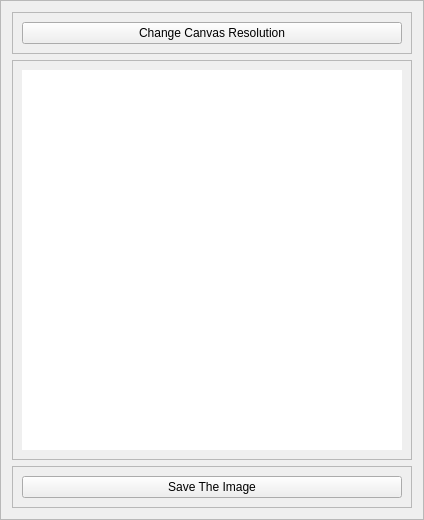
           <widget class="QFrame" name="frame_16">
            <property name="frameShape">
             <enum>QFrame::StyledPanel</enum>
            </property>
            <property name="frameShadow">
             <enum>QFrame::Raised</enum>
            </property>
            <layout class="QVBoxLayout" name="verticalLayout_4">
             <item>
              <widget class="QFrame" name="frame_22">
               <property name="frameShape">
                <enum>QFrame::StyledPanel</enum>
               </property>
               <property name="frameShadow">
                <enum>QFrame::Raised</enum>
               </property>
               <layout class="QHBoxLayout" name="horizontalLayout_16">
                <item>
                 <widget class="QPushButton" name="canvas_resolution_button">
                  <property name="text">
                   <string>Change Canvas Resolution</string>
                  </property>
                 </widget>
                </item>
               </layout>
              </widget>
             </item>
             <item>
              <widget class="QFrame" name="visualizer_parent_frame">
               <property name="minimumSize">
                <size>
                 <width>400</width>
                 <height>400</height>
                </size>
               </property>
               <property name="frameShape">
                <enum>QFrame::StyledPanel</enum>
               </property>
               <property name="frameShadow">
                <enum>QFrame::Raised</enum>
               </property>
               <layout class="QHBoxLayout" name="horizontalLayout_15">
                <item>
                 <widget class="QGraphicsView" name="visualizer">
                  <property name="frameShape">
                   <enum>QFrame::NoFrame</enum>
                  </property>
                  <property name="frameShadow">
                   <enum>QFrame::Sunken</enum>
                  </property>
                  <property name="lineWidth">
                   <number>5</number>
                  </property>
                  <property name="midLineWidth">
                   <number>5</number>
                  </property>
                  <property name="verticalScrollBarPolicy">
                   <enum>Qt::ScrollBarAlwaysOff</enum>
                  </property>
                  <property name="horizontalScrollBarPolicy">
                   <enum>Qt::ScrollBarAlwaysOff</enum>
                  </property>
                  <property name="sizeAdjustPolicy">
                   <enum>QAbstractScrollArea::AdjustToContents</enum>
                  </property>
                  <property name="backgroundBrush">
                   <brush brushstyle="CrossPattern">
                    <color alpha="120">
                     <red>0</red>
                     <green>0</green>
                     <blue>0</blue>
                    </color>
                   </brush>
                  </property>
                  <property name="foregroundBrush">
                   <brush brushstyle="NoBrush">
                    <color alpha="255">
                     <red>0</red>
                     <green>0</green>
                     <blue>0</blue>
                    </color>
                   </brush>
                  </property>
                  <property name="interactive">
                   <bool>true</bool>
                  </property>
                  <property name="cacheMode">
                   <set>QGraphicsView::CacheNone</set>
                  </property>
                  <property name="resizeAnchor">
                   <enum>QGraphicsView::AnchorViewCenter</enum>
                  </property>
                 </widget>
                </item>
               </layout>
              </widget>
             </item>
             <item>
              <widget class="QFrame" name="frame_20">
               <property name="frameShape">
                <enum>QFrame::StyledPanel</enum>
               </property>
               <property name="frameShadow">
                <enum>QFrame::Raised</enum>
               </property>
               <layout class="QHBoxLayout" name="horizontalLayout_17">
                <item>
                 <widget class="QPushButton" name="save_button">
                  <property name="text">
                   <string>Save The Image</string>
                  </property>
                 </widget>
                </item>
               </layout>
              </widget>
             </item>
            </layout>
           </widget>
